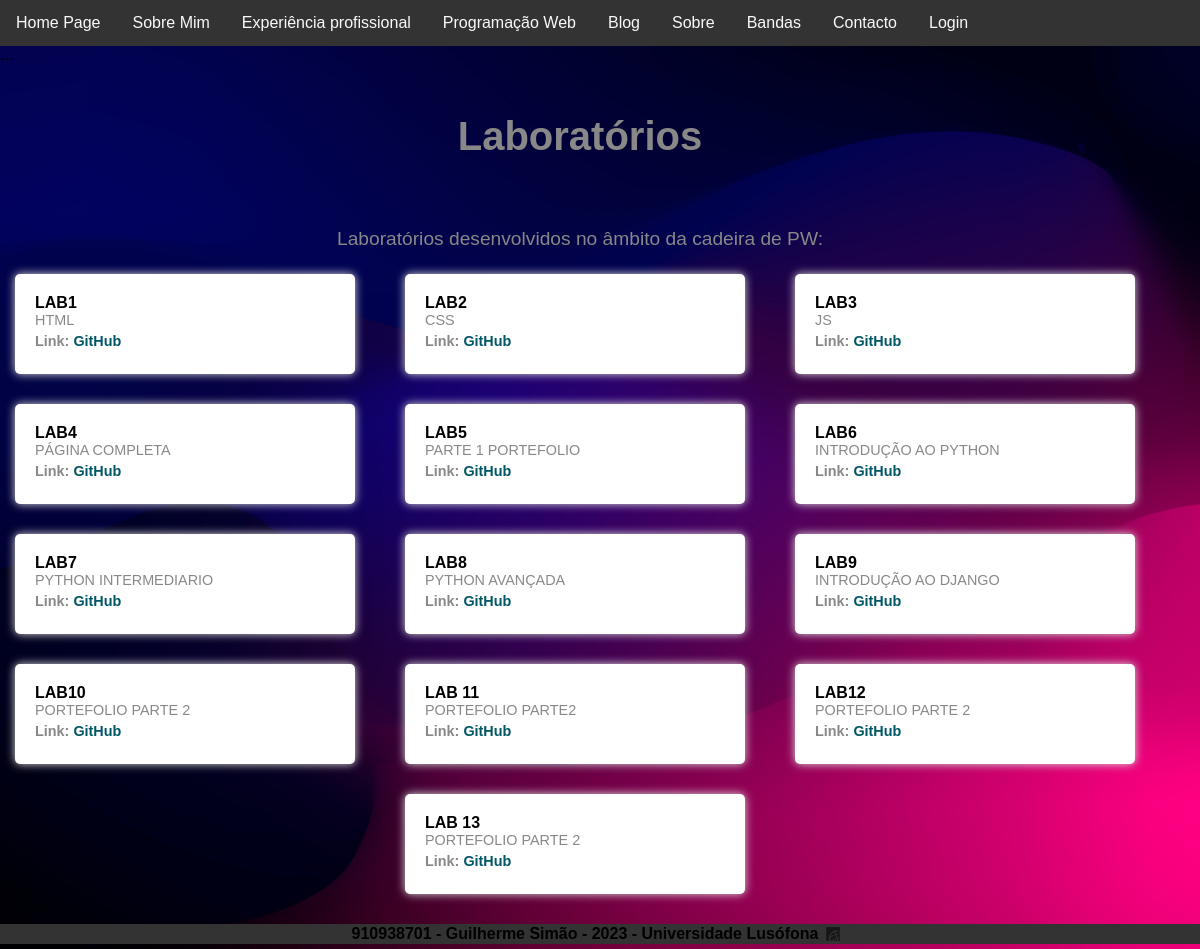
Page /laboratorios on the committed database.
### portfolio/models.py (models this page shows, shortened)
class Laboratorio(models.Model):
    titulo = models.CharField(max_length=80)
    descricao = models.TextField(max_length=1000)
    link = models.CharField(max_length=1000, null=True, blank=True)

### portfolio/views.py (the view)
# urls.py: path('laboratorios', views.laboratorios_page_view, name='laboratorios'),
def laboratorios_page_view(request):
    context = {'laboratorios': Laboratorio.objects.all()}
    return render(request, 'laboratorios.html', context)

### portfolio/templates/laboratorios.html
{% extends 'portfolio/layout.html' %}
{% block main %}
<div class="wrapper">
    <h1 class="h1projetos">Laboratórios</h1>
    <p class="projetos">Laboratórios desenvolvidos no âmbito da cadeira de PW:</p>
    <ul class="ulprojetos">
        {% for laboratorio in laboratorios %}
            <li class="liprojetos">
                <strong>{{ laboratorio.titulo }}</strong>
                <span class="spanprojetos">{{ laboratorio.descricao }}</span>
                <span class="spanprojetos"><b>Link:</b> <a class="aprojetos" href="{{ laboratorio.link }}"> GitHub </a></span>
            </li>
        {% endfor %}
    </ul>
</div>
{% endblock %}

### portfolio/static/css/layout.css (style rules this page uses)
body { background-color: #f5f5f5; font-family: Arial, sans-serif; margin: 0; padding: 0; height: 100%; background: url('../images/project1.jpg') no-repeat center center fixed; -webkit-background-size: cover; -moz-background-size: cover; -o-background-size: cover; background-size: cover; }
.wrapper { display: flex; flex-direction: column; min-height: 100vh; }
.h1projetos { margin-top: 0; color: #888; font-size: 2.5em; text-align: center; padding-top: 50px; margin-right: 40px; padding-bottom: 20px; }
.projetos { color: #888; font-size: 1.2em; line-height: 1.5; margin-bottom: 20px; margin-right: 40px; text-align: center; }
.ulprojetos { list-style: none; padding: 0; margin: 0; display: flex; flex-wrap: wrap; justify-content: center; }
.liprojetos { margin-bottom: 30px; margin-right: 50px; width: 300px; height: auto; box-shadow: 0px 0px 10px #ddd; padding: 20px; text-align: left; background-color: #fff; border-radius: 5px; transition: all 0.3s ease-in-out; }
.spanprojetos { display: block; margin-bottom: 5px; font-size: 0.9em; color: #888; }
.aprojetos { color: #005766; text-decoration: none; font-weight: bold; transition: all 0.3s ease-in-out; }

### rows in the picture
Laboratorio: titulo "LAB1", descricao "HTML"
Laboratorio: titulo "LAB2", descricao "CSS"
Laboratorio: titulo "LAB3", descricao "JS"
Laboratorio: titulo "LAB4", descricao "PÁGINA COMPLETA"
Laboratorio: titulo "LAB5", descricao "PARTE 1 PORTEFOLIO"
Laboratorio: titulo "LAB6", descricao "INTRODUÇÃO AO PYTHON"
Laboratorio: titulo "LAB7", descricao "PYTHON INTERMEDIARIO"
Laboratorio: titulo "LAB8", descricao "PYTHON AVANÇADA"
Laboratorio: titulo "LAB9", descricao "INTRODUÇÃO AO DJANGO"
Laboratorio: titulo "LAB10", descricao "PORTEFOLIO PARTE 2"
Laboratorio: titulo "LAB 11", descricao "PORTEFOLIO PARTE2"
Laboratorio: titulo "LAB12", descricao "PORTEFOLIO PARTE 2"
Laboratorio: titulo "LAB 13", descricao "PORTEFOLIO PARTE 2"
